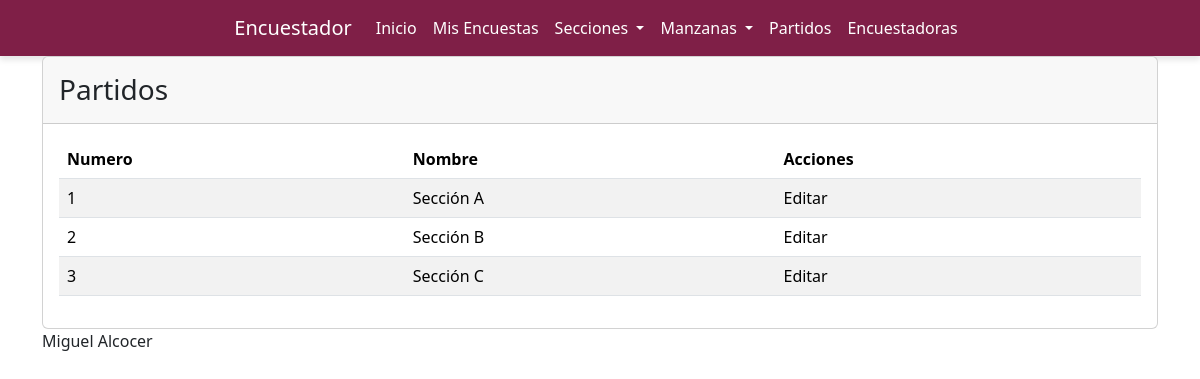
Page /modulos/Secciones/index.php on the committed database.
### tables this page shows
CREATE TABLE `secciones` (
  `idSeccion` int(11) NOT NULL,
  `Nombre` varchar(255) DEFAULT NULL,
  `idJefaSeccion` int(11) DEFAULT NULL
);

### modulos/Secciones/index.php (the view)
<link rel="stylesheet" href="http://localhost/encuesta/assets/css/tables.css">
<?php
require("../../config/dbcontext.php");
include("../../layout/top.php");
$sql = "SELECT * FROM secciones";
$result = $link->query($sql);
?>
<div class="card">
    <div class="card-header d-flex justify-content-between align-items-center">
        <h3 class="mt-2 mb-2">Partidos</h3>
    </div>
    <div class="card-body">
        <div class="table-responsive-sm table_body">
            <table class="table table-striped" id="tabla" style="width:100%">
                <thead>
                    <tr>
                        <th scope="col">Numero</th>
                        <th scope="col">Nombre</th>
                        <th>Acciones</i></span></th>
                    </tr>
                </thead>
                <tbody>
                    <?php
                    if ($result->num_rows > 0) {
                        $result = $link->query($sql);
                        while ($row = $result->fetch_assoc()) { ?>
                            <tr>
                            <td scope="row"><?php echo $row['idSeccion'] ?></td>
                                <td scope="row"><?php echo $row['Nombre'] ?></td>
                                <td>Editar</td>
                            </tr>
                    <?php
                        }
                    } else {
                        echo "<tr><td colspan='1'>No se encontraron registros.</td></tr>";
                    }
                    ?>
                </tbody>
            </table>
        </div>
    </div>
</div>
<?php include("../../layout/foot.php") ?>

### rows in the picture
secciones: idSeccion "1", Nombre "Sección A"
secciones: idSeccion "2", Nombre "Sección B"
secciones: idSeccion "3", Nombre "Sección C"
